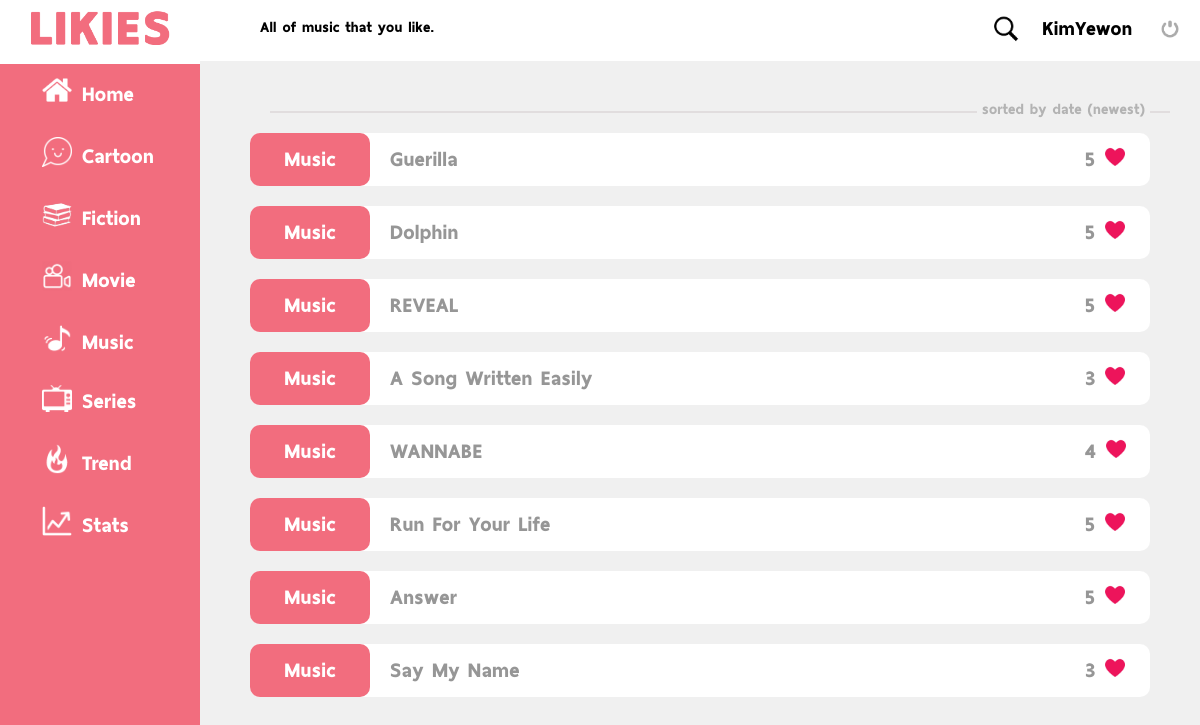
The app's page /LIKIES/music.php (signed in) with its own data.
### tables this page shows
CREATE TABLE `record` (
  `U_ID` int(4) UNSIGNED ZEROFILL NOT NULL,
  `E_ID` int(4) UNSIGNED ZEROFILL NOT NULL,
  `E_date` date NOT NULL,
  `E_detail` varchar(500) DEFAULT NULL,
  `E_pic` varchar(500) DEFAULT NULL,
  `E_rating` int(1) NOT NULL
);

CREATE TABLE `entertainment` (
  `E_ID` int(4) UNSIGNED ZEROFILL NOT NULL,
  `E_name` varchar(100) NOT NULL,
  `C_name` varchar(10) NOT NULL
);

### LIKIES/music.php (the view, shortened to what this page needs)
<?php
    include('server.php');
?>
<!DOCTYPE html>
<html lang="en">
<head>
    <link rel="stylesheet" href="stylesheet\index.css">
</head>
<body>
    <div class="main">
    <div class="upperbar">
            <div class="logo">
                <a href="index.php">
                    <img alt="logo" src="img/logofix.png" width="140px" >
                </a>
            </div>
            <div class="searchbtn">
                <a href="search.php">
                    <img src="icon/search-black.png" width="28px" >
                </a>
            </div>
            <?php if(isset($_SESSION['username'])) :?>
                <a href="index.php"><strong><?php echo $_SESSION['username'];?></strong> </a>
                <a href="index.php?logout='1'"> <img alt="logout" src="icon/log-out.png" width="20px" style="padding: 0;top: 4px; position: relative;padding-right: 10px;"> </a>
            <?php endif ?>
        </div>
        <div class="page_info">
            <p>All of music that you like.</p>
        </div>
        <div style="width: 90%; height: 20px; border-bottom: 2px solid #e1ddde; text-align: right; margin: 10px 70px 20px 70px">
            <span style="font-size: 18px; padding: 0 5px; background-color: #f0f0f0; margin-right:20px; color:#b3b3b3">
                 sorted by date (newest)
            </span>
        </div>
        <?php
            $Uname = $_SESSION['username'];
            $all = "SELECT record.* , entertainment.E_name, entertainment.C_name
                    FROM entertainment
                    INNER JOIN record
                    ON record.E_ID = entertainment.E_ID AND record.U_ID = (SELECT U_ID FROM member WHERE username = '$Uname') AND entertainment.C_name = 'Music'
                    ORDER BY record.E_date DESC";
            $result = mysqli_query($conn, $all);
            if(isset($result)){
                while($row = mysqli_fetch_array($result)){
                    $U_ID = $row['U_ID'];
                    $E_ID = $row['E_ID'];
                    $C_name = $row['C_name'];
                    $E_name = $row['E_name'];
                    $E_rating = $row['E_rating'];
                echo '<div class="datacontainer">
                                <a href="pages.php?uid='.$U_ID.'&eid='.$E_ID.' ">
                                    <div class="datacontainer-category">
                                        '.$C_name.'
                                    </div>
                                    <div class="datacontainer-e_name">
                                        '.$E_name.'
                                    </div>
                                    <div class="datacontainer-e_rating">'
                                        .$E_rating.'<img src="icon\heart_fill.jpg" width="20px" style="margin: 0 0 0 10px">
                                    </div>
                                </a>
                            </div>';
                }
            }
        ?>
    </div>
    <div class=sidenav>
        <a href="index.php"><img src="icon/home.png" width="30px">Home</a><br>
        <a href="cartoon.php"><img src="icon/cartoon.png" width="30px">Cartoon</a> <br>
        <a href="fiction.php"><img src="icon/fiction.png" width="30px">Fiction</a> <br>
        <a href="movie.php"><img src="icon/movie.png" width="30px">Movie</a> <br>
        <a href="music.php"><img src="icon/music.png" width="30px">Music</a> <br>
        <a href="series.php"><img src="icon/series.png" width="30px">Series</a> <br>
        <a href="trend.php"><img src="icon/fire.png" width="30px">Trend</a>
        <a href="stats.php"><img src="icon/stat.png" width="30px">Stats</a>
    </div>
</body>
</html>

### LIKIES/stylesheet/index.css (style rules this page uses)
html { background-color: #f0f0f0; background-size: cover; height: 100%; overflow: auto; }
* { font-family: 'ThaiSansNeue-Black' !important; margin: 0; padding: 0; }
.main a { color: #a1a1a1; text-decoration: none; }
.sidenav { height: 100%; width: 200px; position: fixed; z-index: 1; top: 0; left: 0; background-color: #f26d7e; padding-top: 60px; display: block; }
.sidenav a { width: 115px; padding: 11px 42px; text-decoration: none; font-size: 25px; color: white; display: inline-block; }
.sidenav img { top: 4px; position: relative; padding-right: 10px; }
.main { margin-left: 200px; font-size: 25px; }
.logo { background-color: white; padding: 10px 20px 9px 20px ; margin: 0; position: fixed; float: left; z-index: 2; top: 0px; left: 0px; }
.upperbar { padding-top: 12px; padding-bottom: 16px; margin-bottom: 30px; width: 100%; background-color: white; z-index: 8; text-align: right; }
.upperbar a { font-size: x-large; padding: 10px; color: black; }
.page_info { position: absolute; margin-left: 60px; z-index: 4; font-size: large; top: 15px; }
.searchbtn { position: absolute; display: inline-block; right: 170px; top: 15px; }
::placeholder { color: #a6a6a6; }
.datacontainer { border-radius: 10px; margin: 0 auto; margin-bottom: 20px; padding: 0; width: 90%; background-color: white; }
.datacontainer-category { color: #969696; margin: 0; padding: 10px 20px 10px 20px; border-radius: 10px; width: 120px; color: white; background-color: #f26d7e; text-align: center; box-sizing: border-box; display: inline-block; }
.datacontainer-e_name { color: #969696; width: 65%; padding: 10px 50px 10px 20px; box-sizing: border-box; display: inline-block; position: absolute; }
.datacontainer-e_rating { color: #969696; width: 75px; padding: 10px 20px 8px 10px; box-sizing: border-box; display: block; position: relative; float: right; }

### records on screen
record: E_ID.C_name "Music", E_ID.E_name "Guerilla", E_rating "5"
record: E_ID.C_name "Music", E_ID.E_name "Dolphin", E_rating "5"
record: E_ID.C_name "Music", E_ID.E_name "REVEAL", E_rating "5"
record: E_ID.C_name "Music", E_ID.E_name "A Song Written Easily", E_rating "3"
record: E_ID.C_name "Music", E_ID.E_name "WANNABE", E_rating "4"
record: E_ID.C_name "Music", E_ID.E_name "Run For Your Life", E_rating "5"
record: E_ID.C_name "Music", E_ID.E_name "Answer", E_rating "5"
record: E_ID.C_name "Music", E_ID.E_name "Say My Name", E_rating "3"

### other values on screen
$_SESSION['username'] "KimYewon"
